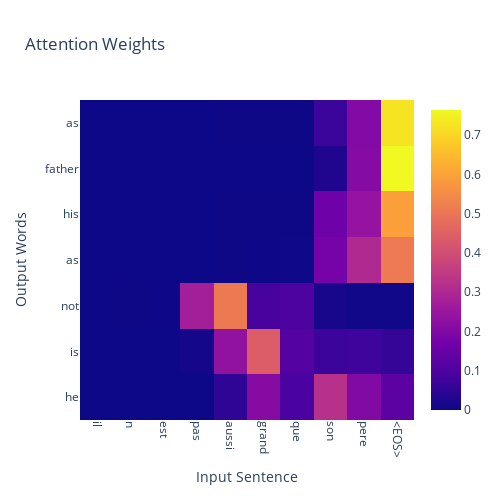
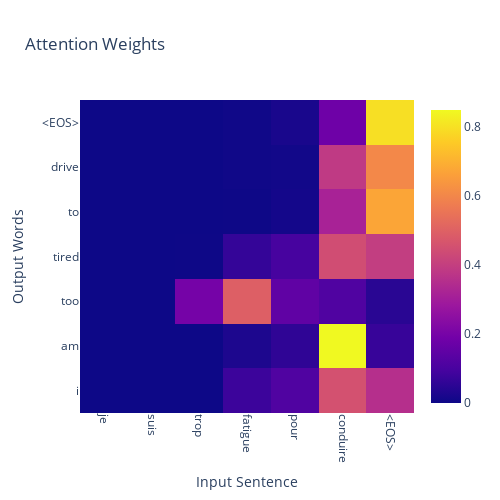
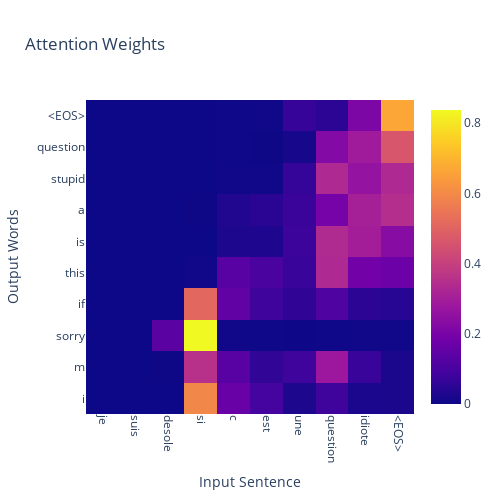
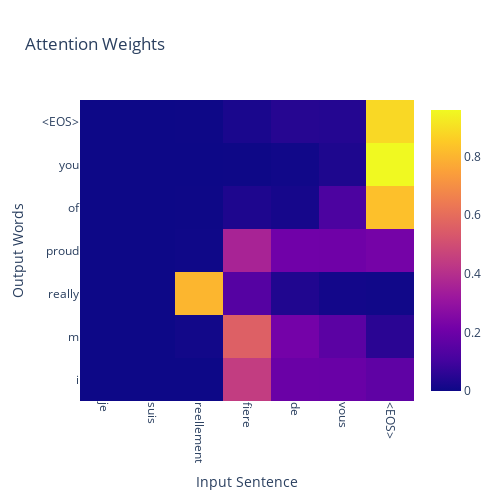

The code cell stored with these charts, in order, in its notebook:
### Code cell
evaluate_and_show_attention('il n est pas aussi grand que son pere'      )
evaluate_and_show_attention('je suis trop fatigue pour conduire'         )
evaluate_and_show_attention('je suis desole si c est une question idiote')
evaluate_and_show_attention('je suis reellement fiere de vous'           )

### Figure 1 — Plotly figure (JSON) as saved in the notebook; plotly's stock layout.template omitted (floating-point values rounded to 4 significant figures)
{"data": [{"type": "heatmap", "x": ["il", "n", "est", "pas", "aussi", "grand", "que", "son", "pere", "<EOS>"], "y": ["he", "is", "not", "as", "his", "father", "as", "his", "father", "<EOS>"], "z": [[5.084e-09, 1.295e-08, 4.506e-08, 0.0001266, 0.04899, 0.2081, 0.09191, 0.3237, 0.2009, 0.1263], [1.586e-06, 4.25e-06, 1.95e-06, 0.0123, 0.2348, 0.4385, 0.1118, 0.07005, 0.0732, 0.05935], [0.0001627, 0.001413, 0.001917, 0.2721, 0.5097, 0.08777, 0.09892, 0.0158, 0.006691, 0.005592], [6.419e-07, 4.411e-06, 1.284e-06, 0.00338, 0.5423, 0.1955, 0.1817, 0.03392, 0.02218, 0.02106], [1.863e-07, 1.436e-07, 6.716e-08, 1.428e-05, 0.008743, 0.0319, 0.0572, 0.4337, 0.2965, 0.172], [2.119e-08, 1.789e-07, 3.669e-08, 6.191e-05, 0.006179, 0.03418, 0.05008, 0.3832, 0.3153, 0.211], [5.004e-09, 9.941e-09, 1.292e-08, 4.865e-06, 0.0007744, 0.002147, 0.002702, 0.1784, 0.3046, 0.5113], [3.543e-07, 2.507e-07, 2.448e-07, 6.355e-05, 0.0008469, 0.00115, 0.001014, 0.1628, 0.241, 0.593], [2.737e-08, 3.652e-08, 2.619e-08, 1.748e-05, 7.211e-05, 7.809e-05, 0.0002426, 0.02809, 0.2077, 0.7638], [1.4e-08, 6.086e-08, 6.398e-08, 7.568e-06, 0.0007904, 0.001292, 0.001271, 0.06832, 0.2032, 0.7251]]}], "layout": {"height": 500, "title": {"text": "Attention Weights"}, "width": 500, "xaxis": {"tickangle": 90, "tickmode": "array", "ticktext": ["il", "n", "est", "pas", "aussi", "grand", "que", "son", "pere", "<EOS>"], "tickvals": [0, 1, 2, 3, 4, 5, 6, 7, 8, 9], "title": {"text": "Input Sentence"}}, "yaxis": {"tickmode": "array", "ticktext": ["he", "is", "not", "as", "his", "father", "as", "his", "father", "<EOS>"], "tickvals": [0, 1, 2, 3, 4, 5, 6, 7, 8, 9], "title": {"text": "Output Words"}}}}

### Figure 2 — Plotly figure (JSON) as saved in the notebook; plotly's stock layout.template omitted (floating-point values rounded to 4 significant figures)
{"data": [{"type": "heatmap", "x": ["je", "suis", "trop", "fatigue", "pour", "conduire", "<EOS>"], "y": ["i", "am", "too", "tired", "to", "drive", "<EOS>"], "z": [[6.281e-09, 3.292e-08, 0.0003563, 0.07783, 0.1157, 0.4523, 0.3538], [8.174e-09, 8.82e-08, 0.0002441, 0.02587, 0.05622, 0.8483, 0.06936], [0.0001604, 2.256e-05, 0.1953, 0.4938, 0.1496, 0.115, 0.04602], [1.272e-06, 4.652e-07, 0.001161, 0.06482, 0.09554, 0.4423, 0.3962], [5.606e-08, 2.118e-08, 2.152e-05, 0.001447, 0.01082, 0.3157, 0.672], [9.678e-08, 3.777e-08, 0.0001577, 0.004222, 0.007978, 0.3848, 0.6029], [3.373e-09, 7.967e-09, 0.0002809, 0.005337, 0.01922, 0.18, 0.7952]]}], "layout": {"height": 500, "title": {"text": "Attention Weights"}, "width": 500, "xaxis": {"tickangle": 90, "tickmode": "array", "ticktext": ["je", "suis", "trop", "fatigue", "pour", "conduire", "<EOS>"], "tickvals": [0, 1, 2, 3, 4, 5, 6], "title": {"text": "Input Sentence"}}, "yaxis": {"tickmode": "array", "ticktext": ["i", "am", "too", "tired", "to", "drive", "<EOS>"], "tickvals": [0, 1, 2, 3, 4, 5, 6], "title": {"text": "Output Words"}}}}

### Figure 3 — Plotly figure (JSON) as saved in the notebook; plotly's stock layout.template omitted (floating-point values rounded to 4 significant figures)
{"data": [{"type": "heatmap", "x": ["je", "suis", "desole", "si", "c", "est", "une", "question", "idiote", "<EOS>"], "y": ["i", "m", "sorry", "if", "this", "is", "a", "stupid", "question", "<EOS>"], "z": [[1.273e-08, 1.004e-07, 0.0005294, 0.5935, 0.165, 0.0914, 0.025, 0.08025, 0.02302, 0.02127], [5.207e-07, 1.585e-07, 0.001605, 0.3554, 0.1322, 0.05886, 0.08059, 0.2803, 0.07064, 0.0204], [0.0001274, 5.659e-05, 0.1376, 0.8373, 0.005054, 0.003985, 0.002106, 0.003832, 0.004982, 0.005045], [6.349e-07, 3.373e-06, 0.0003113, 0.5111, 0.1478, 0.08049, 0.05705, 0.1121, 0.0501, 0.04102], [2.236e-07, 1.387e-07, 2.94e-05, 0.004233, 0.1338, 0.1043, 0.06981, 0.3301, 0.1864, 0.1713], [5.322e-09, 1.42e-08, 1.108e-05, 0.0006859, 0.02468, 0.0297, 0.07739, 0.3366, 0.2975, 0.2334], [1.558e-09, 1.852e-08, 1.242e-05, 0.0009308, 0.03275, 0.04689, 0.07405, 0.1955, 0.3045, 0.3453], [9.912e-09, 2.137e-08, 1.107e-06, 0.0001495, 0.004369, 0.006721, 0.06573, 0.3304, 0.2616, 0.331], [1.793e-10, 1.196e-09, 7.877e-07, 8.361e-05, 0.003549, 0.001689, 0.01612, 0.2236, 0.2916, 0.4634], [1.876e-09, 4.271e-09, 1.796e-06, 8.923e-05, 0.002461, 0.004376, 0.06693, 0.05024, 0.2105, 0.6654]]}], "layout": {"height": 500, "title": {"text": "Attention Weights"}, "width": 500, "xaxis": {"tickangle": 90, "tickmode": "array", "ticktext": ["je", "suis", "desole", "si", "c", "est", "une", "question", "idiote", "<EOS>"], "tickvals": [0, 1, 2, 3, 4, 5, 6, 7, 8, 9], "title": {"text": "Input Sentence"}}, "yaxis": {"tickmode": "array", "ticktext": ["i", "m", "sorry", "if", "this", "is", "a", "stupid", "question", "<EOS>"], "tickvals": [0, 1, 2, 3, 4, 5, 6, 7, 8, 9], "title": {"text": "Output Words"}}}}

### Figure 4 — Plotly figure (JSON) as saved in the notebook; plotly's stock layout.template omitted (floating-point values rounded to 4 significant figures)
{"data": [{"type": "heatmap", "x": ["je", "suis", "reellement", "fiere", "de", "vous", "<EOS>"], "y": ["i", "m", "really", "proud", "of", "you", "<EOS>"], "z": [[3.134e-09, 2.117e-08, 0.0005001, 0.448, 0.1928, 0.191, 0.1677], [1.612e-08, 3.439e-08, 0.009117, 0.5608, 0.2183, 0.1579, 0.05386], [0.0002382, 4.525e-05, 0.8024, 0.1428, 0.03572, 0.01183, 0.006975], [7.084e-08, 3.264e-07, 0.002931, 0.36, 0.2092, 0.2059, 0.2219], [1.02e-07, 1.106e-07, 0.001271, 0.03258, 0.01591, 0.1222, 0.8281], [1.082e-08, 1.412e-08, 9.561e-05, 0.001713, 0.007695, 0.03098, 0.9595], [1.027e-07, 3.207e-07, 0.001924, 0.02494, 0.04608, 0.04334, 0.8837]]}], "layout": {"height": 500, "title": {"text": "Attention Weights"}, "width": 500, "xaxis": {"tickangle": 90, "tickmode": "array", "ticktext": ["je", "suis", "reellement", "fiere", "de", "vous", "<EOS>"], "tickvals": [0, 1, 2, 3, 4, 5, 6], "title": {"text": "Input Sentence"}}, "yaxis": {"tickmode": "array", "ticktext": ["i", "m", "really", "proud", "of", "you", "<EOS>"], "tickvals": [0, 1, 2, 3, 4, 5, 6], "title": {"text": "Output Words"}}}}
